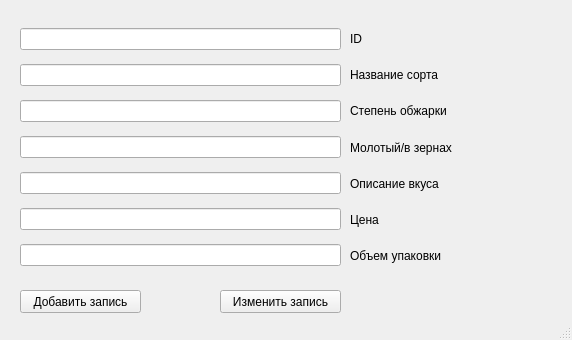
<?xml version="1.0" encoding="UTF-8"?>
<ui version="4.0">
 <class>MainWindow</class>
 <widget class="QMainWindow" name="MainWindow">
  <property name="geometry">
   <rect>
    <x>0</x>
    <y>0</y>
    <width>572</width>
    <height>340</height>
   </rect>
  </property>
  <property name="minimumSize">
   <size>
    <width>572</width>
    <height>340</height>
   </size>
  </property>
  <property name="maximumSize">
   <size>
    <width>572</width>
    <height>340</height>
   </size>
  </property>
  <property name="windowTitle">
   <string>Добавить / изменить запись</string>
  </property>
  <widget class="QWidget" name="centralwidget">
   <widget class="QWidget" name="verticalLayoutWidget">
    <property name="geometry">
     <rect>
      <x>20</x>
      <y>20</y>
      <width>321</width>
      <height>261</height>
     </rect>
    </property>
    <layout class="QVBoxLayout" name="verticalLayout">
     <property name="sizeConstraint">
      <enum>QLayout::SetDefaultConstraint</enum>
     </property>
     <property name="topMargin">
      <number>0</number>
     </property>
     <item>
      <widget class="QLineEdit" name="id"/>
     </item>
     <item>
      <widget class="QLineEdit" name="variety_name"/>
     </item>
     <item>
      <widget class="QLineEdit" name="degree_of_roasting"/>
     </item>
     <item>
      <widget class="QLineEdit" name="ground_or_beans"/>
     </item>
     <item>
      <widget class="QLineEdit" name="description_of_taste"/>
     </item>
     <item>
      <widget class="QLineEdit" name="price"/>
     </item>
     <item>
      <widget class="QLineEdit" name="packaging_volume_gram">
       <property name="sizePolicy">
        <sizepolicy hsizetype="Expanding" vsizetype="Maximum">
         <horstretch>0</horstretch>
         <verstretch>0</verstretch>
        </sizepolicy>
       </property>
      </widget>
     </item>
    </layout>
   </widget>
   <widget class="QWidget" name="verticalLayoutWidget_2">
    <property name="geometry">
     <rect>
      <x>350</x>
      <y>20</y>
      <width>201</width>
      <height>251</height>
     </rect>
    </property>
    <layout class="QVBoxLayout" name="verticalLayout_2">
     <property name="topMargin">
      <number>4</number>
     </property>
     <item>
      <widget class="QLabel" name="id_2">
       <property name="text">
        <string>ID</string>
       </property>
      </widget>
     </item>
     <item>
      <widget class="QLabel" name="variety_name_2">
       <property name="text">
        <string>Название сорта</string>
       </property>
      </widget>
     </item>
     <item>
      <widget class="QLabel" name="degree_of_roasting_2">
       <property name="text">
        <string>Степень обжарки</string>
       </property>
      </widget>
     </item>
     <item>
      <widget class="QLabel" name="ground_or_beans_2">
       <property name="text">
        <string>Молотый/в зернах</string>
       </property>
      </widget>
     </item>
     <item>
      <widget class="QLabel" name="description_of_taste_2">
       <property name="text">
        <string>Описание вкуса</string>
       </property>
      </widget>
     </item>
     <item>
      <widget class="QLabel" name="price_2">
       <property name="text">
        <string>Цена</string>
       </property>
      </widget>
     </item>
     <item>
      <widget class="QLabel" name="packaging_volume_gram_2">
       <property name="text">
        <string>Объем упаковки</string>
       </property>
      </widget>
     </item>
    </layout>
   </widget>
   <widget class="QPushButton" name="add_btn">
    <property name="geometry">
     <rect>
      <x>20</x>
      <y>290</y>
      <width>121</width>
      <height>23</height>
     </rect>
    </property>
    <property name="text">
     <string>Добавить запись</string>
    </property>
   </widget>
   <widget class="QPushButton" name="edit_btn">
    <property name="geometry">
     <rect>
      <x>220</x>
      <y>290</y>
      <width>121</width>
      <height>23</height>
     </rect>
    </property>
    <property name="text">
     <string>Изменить запись</string>
    </property>
   </widget>
  </widget>
  <widget class="QStatusBar" name="statusbar"/>
 </widget>
 <resources/>
 <connections/>
</ui>
